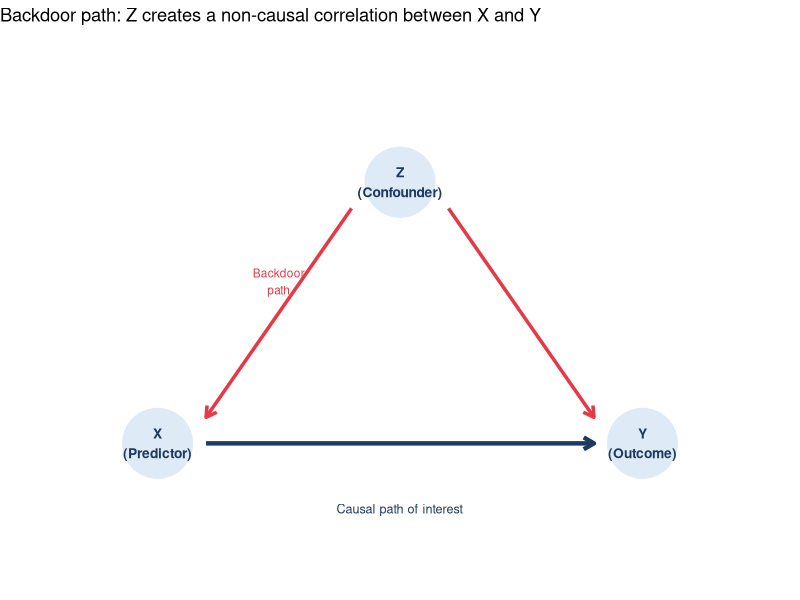

Recreate this plot in R.
## ---- chunk 1
library(tidyverse)
library(ggplot2)
library(broom)
set.seed(1234)
## ---- chunk 2
n <- 500
Z <- rnorm(n, 70, 10)       # Temperature (the confounder)
X <- 0.3 * Z + rnorm(n, 0, 5)  # Ice cream sales (caused by heat)
Y <- 0.5 * Z + rnorm(n, 0, 8)  # Drowning deaths (caused by heat, NOT ice cream)
# True effect of X on Y = 0

df_ovb <- tibble(X, Y, Z)

m_biased  <- lm(Y ~ X, data = df_ovb)
m_correct <- lm(Y ~ X + Z, data = df_ovb)

bind_rows(
  tidy(m_biased)  |> filter(term == "X") |> mutate(model = "Omits Z (biased)"),
  tidy(m_correct) |> filter(term == "X") |> mutate(model = "Includes Z (correct)")
) |>
  select(model, estimate, std.error, p.value) |>
  knitr::kable(digits = 3, caption = "OVB: the ice cream effect disappears once we control for heat")
## ---- chunk 3
dag_df <- tibble(
  node = c("Z\n(Confounder)", "X\n(Predictor)", "Y\n(Outcome)"),
  x    = c(2, 1, 3),
  y    = c(2, 1, 1)
)

ggplot(dag_df, aes(x = x, y = y, label = node)) +
  geom_point(size = 22, color = "#deebf7", shape = 21, fill = "#deebf7", stroke = 1.5) +
  geom_text(size = 3.5, fontface = "bold", color = "#1e3a5f") +
  annotate("segment", x = 1.8, xend = 1.2, y = 1.9, yend = 1.1,
           arrow = arrow(length = unit(0.3, "cm")), color = "#e63946", linewidth = 1.2) +
  annotate("segment", x = 2.2, xend = 2.8, y = 1.9, yend = 1.1,
           arrow = arrow(length = unit(0.3, "cm")), color = "#e63946", linewidth = 1.2) +
  annotate("segment", x = 1.2, xend = 2.8, y = 1.0, yend = 1.0,
           arrow = arrow(length = unit(0.3, "cm")), color = "#1e3a5f", linewidth = 1.5) +
  annotate("text", x = 2, y = 0.75, label = "Causal path of interest",
           color = "#1e3a5f", size = 3.2) +
  annotate("text", x = 1.5, y = 1.62, label = "Backdoor\npath", color = "#e63946", size = 3) +
  xlim(0.5, 3.5) + ylim(0.5, 2.5) +
  theme_void() +
  labs(title = "Backdoor path: Z creates a non-causal correlation between X and Y")
